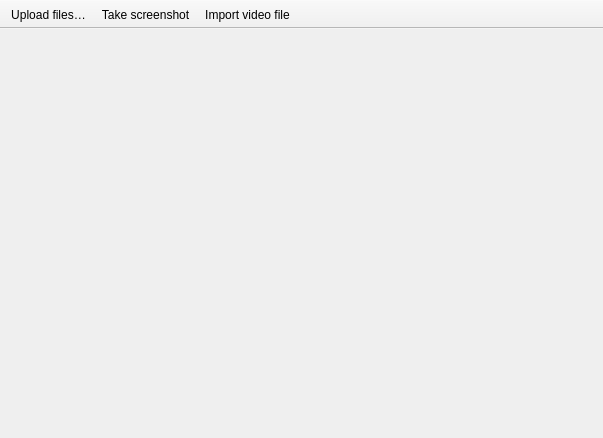
<?xml version="1.0" encoding="UTF-8"?>
<ui version="4.0">
 <class>MainWindow</class>
 <widget class="QMainWindow" name="MainWindow">
  <property name="geometry">
   <rect>
    <x>0</x>
    <y>0</y>
    <width>603</width>
    <height>438</height>
   </rect>
  </property>
  <property name="windowTitle">
   <string>Zenden2k Image Uploader (Qt GUI)</string>
  </property>
  <property name="windowIcon">
   <iconset resource="../../qimageuploader.qrc">
    <normaloff>:/res/icon_main.ico</normaloff>:/res/icon_main.ico</iconset>
  </property>
  <widget class="QWidget" name="centralWidget">
   <layout class="QVBoxLayout" name="verticalLayout">
    <item>
     <widget class="MainWindowTabsWidget" name="mainTabs"/>
    </item>
   </layout>
  </widget>
  <widget class="QMenuBar" name="menuBar">
   <property name="geometry">
    <rect>
     <x>0</x>
     <y>0</y>
     <width>603</width>
     <height>26</height>
    </rect>
   </property>
  </widget>
  <widget class="QToolBar" name="mainToolBar">
   <property name="windowTitle">
    <string>Main toolbar</string>
   </property>
   <property name="movable">
    <bool>false</bool>
   </property>
   <property name="toolButtonStyle">
    <enum>Qt::ToolButtonStyle::ToolButtonTextBesideIcon</enum>
   </property>
   <property name="floatable">
    <bool>false</bool>
   </property>
   <attribute name="toolBarArea">
    <enum>TopToolBarArea</enum>
   </attribute>
   <attribute name="toolBarBreak">
    <bool>false</bool>
   </attribute>
   <addaction name="actionAdd_files"/>
   <addaction name="actionScreenshot"/>
   <addaction name="actionGrab_frames"/>
  </widget>
  <action name="actionAdd_files">
   <property name="icon">
    <iconset resource="../../qimageuploader.qrc">
     <normaloff>:/res/icon-plus.png</normaloff>:/res/icon-plus.png</iconset>
   </property>
   <property name="text">
    <string>Upload files…</string>
   </property>
  </action>
  <action name="actionAdd_Images">
   <property name="icon">
    <iconset resource="../../qimageuploader.qrc">
     <normaloff>:/res/images.ico</normaloff>:/res/images.ico</iconset>
   </property>
   <property name="text">
    <string>Share files</string>
   </property>
  </action>
  <action name="actionSettings">
   <property name="icon">
    <iconset resource="../../qimageuploader.qrc">
     <normaloff>:/res/icon-settings.png</normaloff>:/res/icon-settings.png</iconset>
   </property>
   <property name="text">
    <string>Settings</string>
   </property>
  </action>
  <action name="actionGrab_frames">
   <property name="icon">
    <iconset resource="../../qimageuploader.qrc">
     <normaloff>:/res/icon-movie.png</normaloff>:/res/icon-movie.png</iconset>
   </property>
   <property name="text">
    <string>Import video file</string>
   </property>
  </action>
  <action name="actionScreenshot">
   <property name="icon">
    <iconset resource="../../qimageuploader.qrc">
     <normaloff>:/res/icon-screenshot.png</normaloff>:/res/icon-screenshot.png</iconset>
   </property>
   <property name="text">
    <string>Take screenshot</string>
   </property>
  </action>
  <action name="actionMedia_info">
   <property name="text">
    <string>Media info</string>
   </property>
  </action>
  <action name="actionAboutProgram">
   <property name="icon">
    <iconset resource="../../qimageuploader.qrc">
     <normaloff>:/res/icon-information.png</normaloff>:/res/icon-information.png</iconset>
   </property>
   <property name="text">
    <string>About...</string>
   </property>
  </action>
 </widget>
 <layoutdefault spacing="6" margin="11"/>
 <customwidgets>
  <customwidget>
   <class>MainWindowTabsWidget</class>
   <extends>QWidget</extends>
   <header>Gui/controls/MainWindowTabsWidget.h</header>
  </customwidget>
 </customwidgets>
 <resources>
  <include location="../../qimageuploader.qrc"/>
 </resources>
 <connections/>
</ui>
